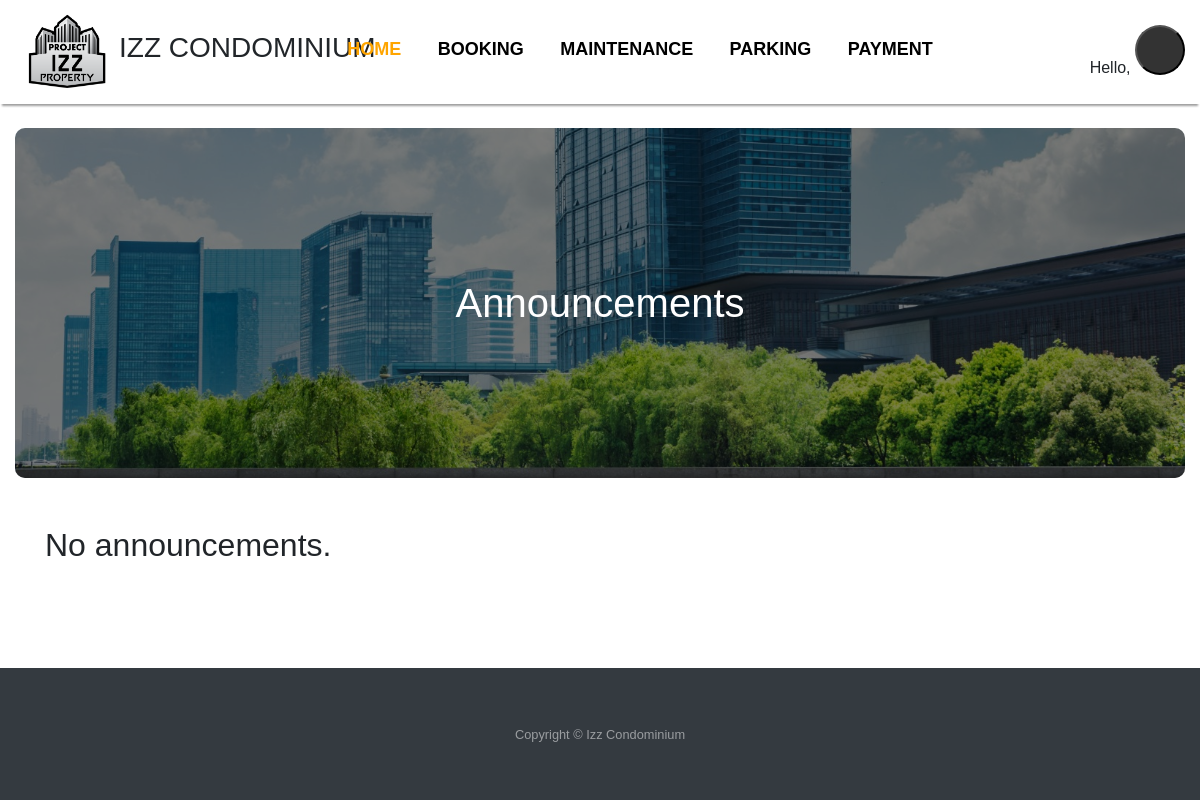
/TenantHome.php, run on an earlier commit of the app's database.
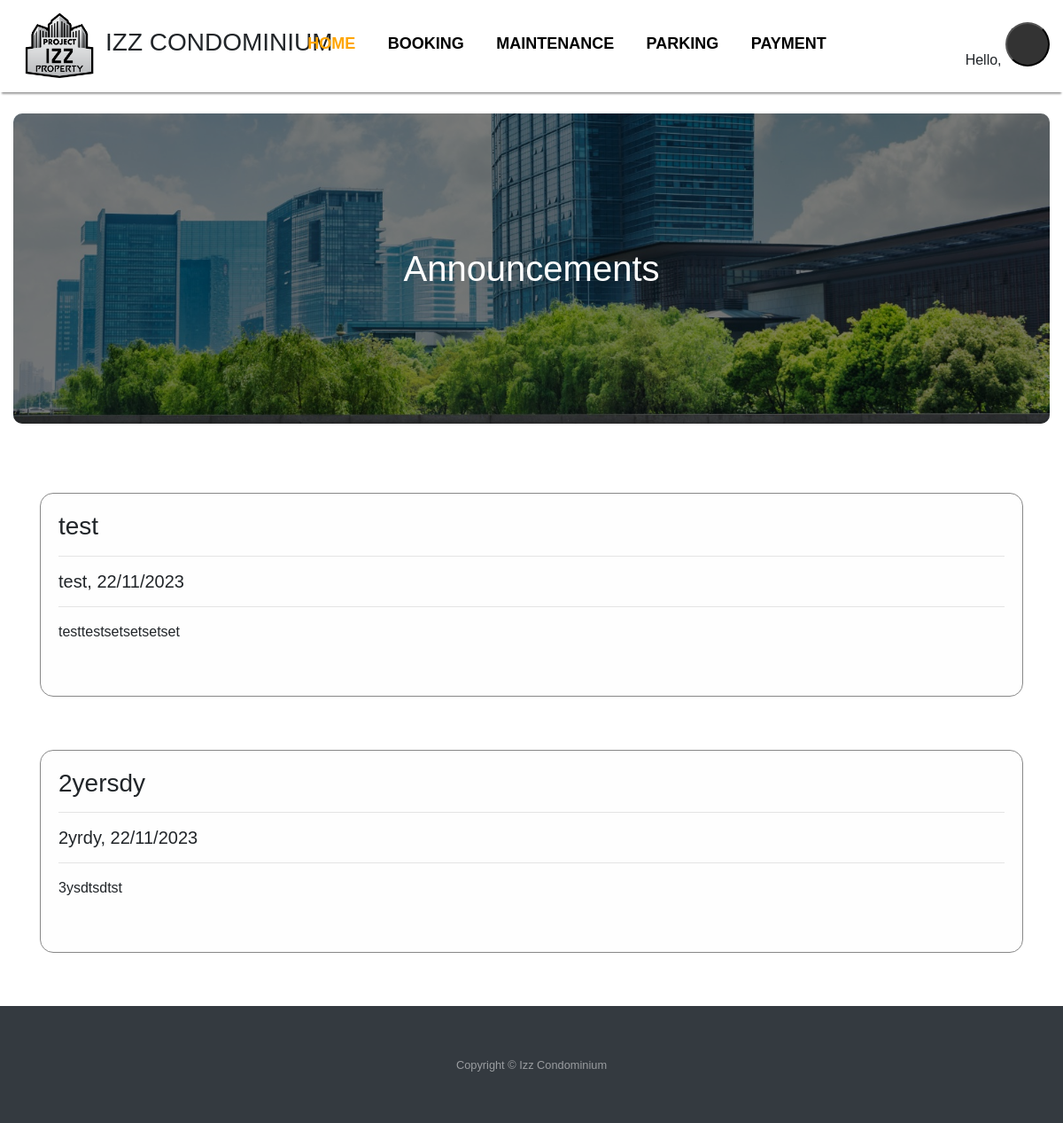
And on a later commit of the database.
### tables this page shows
CREATE TABLE `announcement` (
  `header` text NOT NULL,
  `title` text NOT NULL,
  `date` text NOT NULL,
  `description` text NOT NULL
);

### TenantHome.php (the view, shortened to what this page needs)
<?php
$username = $_SESSION["username"];
$con = mysqli_connect("localhost", "root", "", "izzcondo");
$query = "SELECT * FROM `announcement` ORDER BY `announcementId` DESC";
$result = $con->query($query);
?>
<!DOCTYPE html>
<html lang="en">
<head>
  <link href="https://maxcdn.bootstrapcdn.com/bootstrap/4.5.2/css/bootstrap.min.css" rel="stylesheet">
  <link rel="stylesheet" href="style.css">
</head>
<body>
  <header>
    <div class="container-fluid" style="box-shadow: 0 4px 2px -2px rgb(158, 158, 158); background-color: white;">
      <div class="topnav">
          <div class="logo">
              <img src="Image/IzzProperty.png" style="height: 80px; width: 80px; margin: 12px;">
              <h3 class="nav-logo">IZZ CONDOMINIUM</h3>
          </div>
          <div class="nav-center">
            <ul>
              <li><a class="active"><b>HOME</b></a></li>
              <li><a href="Booking.php"><b>BOOKING</b></a></li>
              <li><a href="Maintenance.php"><b>MAINTENANCE</b></a></li>
              <li><a href="Parking.php"><b>PARKING</b></a></li>
              <li><a href="Payment.php"><b>PAYMENT</b></a></li>
          </ul>
          </div>
          <div class="profile-container">
          <?php echo"<span class='profile-text'>Hello, $username</span>"?>
            <button class="avatar" onclick="myFunction()"><?php echo strtoupper(substr($username, 0, 1)); ?></button>
          </div>
      </div>
    </div>
  </header>
  <br>
<div class="container-fluid" >
  <div class="bg-img">
      <div class="overlay"></div>
      <h1 class="h1-center">Announcements</h1>
  </div>
</div>
<div class="main-content">
  <div class="container mt-5">
    <div class="row">
      <?php
      if ($result && $result->num_rows > 0) {
          while ($row = $result->fetch_assoc()) {
              $header = $row["header"];
              $title = $row["title"];
              $date = $row["date"];
              $description = $row["description"];
              echo "
              <div class='container'>
                <div class='feed' style='border-radius: 15px; background-color: #fefefe; padding: 20px; border: 1px solid #888;'>
                  <h3>$header</h3><hr>
                  <h5>$title, $date</h5><hr>
                  <p>$description</p>
                </div>
              </div>
              ";
          }
      } else {
          echo "
          <div class='col-sm-8'>
            <h2>No announcements.</h2>
          </div>
          ";
      }
      ?>
    </div>
  </div>
</div>
<footer id="sticky-footer" class="flex-shrink-0 py-4 bg-dark text-white-50">
  <div class="container text-center">
    <small>Copyright &copy; Izz Condominium</small>
  </div>
</footer>
</body>
</html>

What changed in the data, as far as the page shows it:
added announcement: header "test", title "test", date "22/11/2023", description "testtestsetsetsetset"
added announcement: header "2yersdy", title "2yrdy", date "22/11/2023", description "3ysdtsdtst"
Also different on the page:
text no longer shown: "No announcements."
